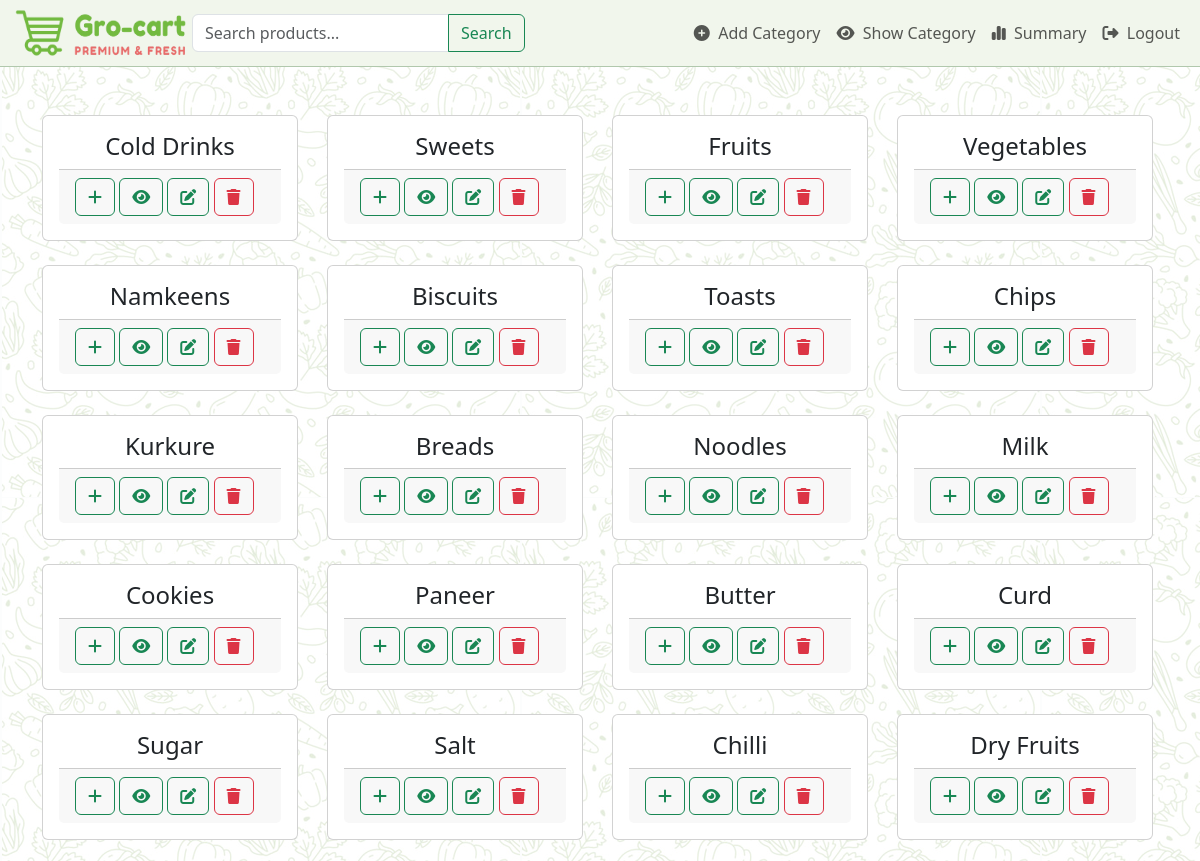
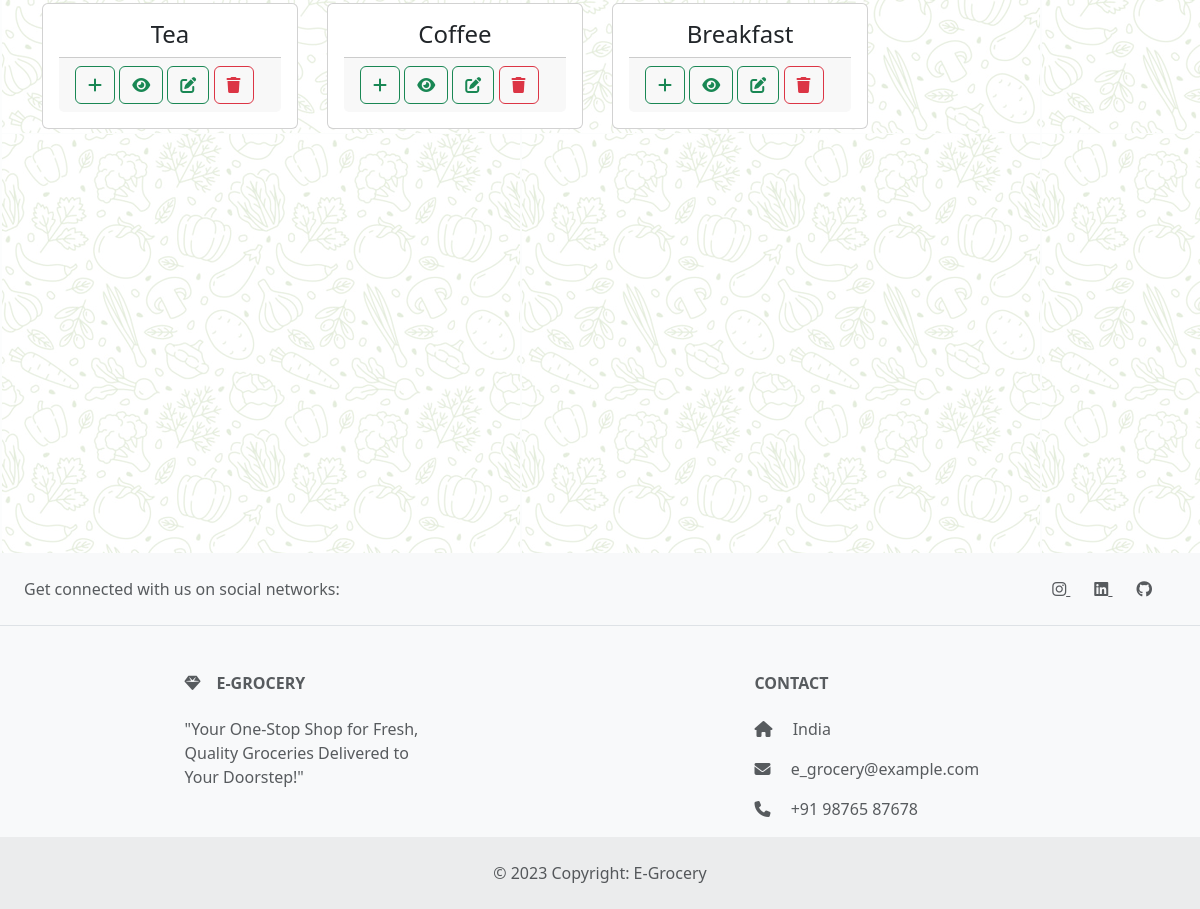
/show-category (signed in), run on the app's committed database (2 pictures, top to bottom).
### models.py (models this page shows)
class Category(db.Model):
    id = db.Column(db.Integer, primary_key=True)
    name = db.Column(db.String(150), unique=True)
    products = db.relationship('Product', backref='category', lazy=True)

### app.py (the view)
@app.route('/show-category')
@login_required
def show_category():
    if not current_user.is_admin:
        flash('You do not have permission to access this page.', 'warning')
        return redirect(url_for('dashboard'))
    categories = Category.query.all()
    return render_template('show_category.html', categories=categories)

### app.py (called while the page is built)
@login_manager.user_loader
def load_user(id):
    return User.query.get(int(id))

### templates/show_category.html
{% extends "base.html" %}
{% block content %}
{% from 'macros/category.html' import category_card %}
<div class="container mt-5">
    <div class="row justify-content-lg-start">
        {% for category in categories %}
        {% if category %}
        {{ category_card(category) }}
        {% else %}
        <h5>No Category Created</h5>
        {% endif %}
        {% endfor %}
    </div>
</div>
{% endblock %}

### templates/macros/category.html
{% macro category_card(category) %}
<div class="col-lg-3 col-md-6 col-sm-6 col-8 mb-4">
    <div class="card" style="width: 16rem;">
        <div class="card-body">
            <h4 class="text-center card-title">{{ category.name }}</h4>
            <div class="card-footer">
                <a href="{{ url_for('add_product', category_id=category.id) }}" class="btn btn-outline-success">
                    <i class="fas fa-plus"></i>
                </a>
                <a href="{{ url_for('show_products', category_id=category.id) }}" class="btn btn-outline-success">
                    <i class="fas fa-eye"></i>
                </a>
                <a href="{{ url_for('edit_category', category_id=category.id) }}" class="btn btn-outline-success">
                    <i class="fas fa-edit"></i>
                </a>
                <form action="{{ url_for('delete_category', category_id=category.id) }}" method="POST"
                    style="display: inline;">
                    <button type="submit" class="btn btn-outline-danger">
                        <i class="fas fa-trash"></i>
                    </button>
                </form>
            </div>
        </div>
    </div>
</div>
{% endmacro %}

### static/style.css (style rules this page uses)
.bg-image { background-image: url('/static/images/bg-image.png'); }

### data on the page
Category: name "Cold Drinks"
Category: name "Sweets"
Category: name "Fruits"
Category: name "Vegetables"
Category: name "Namkeens"
Category: name "Biscuits"
Category: name "Toasts"
Category: name "Chips"
Category: name "Kurkure"
Category: name "Breads"
Category: name "Noodles"
Category: name "Milk"
Category: name "Cookies"
Category: name "Paneer"
Category: name "Butter"
Category: name "Curd"
Category: name "Sugar"
Category: name "Salt"
Category: name "Chilli"
Category: name "Dry Fruits"
Category: name "Tea"
Category: name "Coffee"
Category: name "Breakfast"

### other printed values
{{ name }} "Add Category Show Category Summary Logout"
